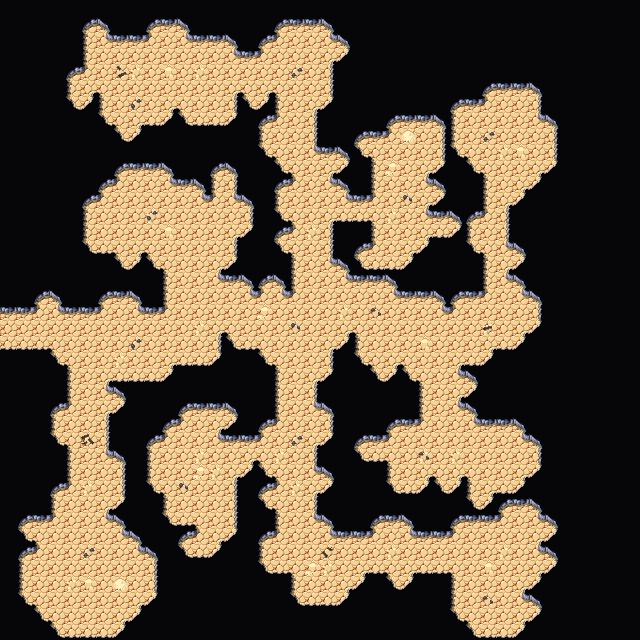

This game map was drawn from its Tiled (.tmx) file and the tilesets committed beside it. A one-line description and the trimmed map source follow:
An orthogonal 40x40 tile map with 16x16 px tiles, 4 tile layers (Collision, Background, Walls, Clutter), 2 tilesets and 1 object.

<map version="1.5" tiledversion="1.7.2" orientation="orthogonal" renderorder="right-down" width="40" height="40" tilewidth="16" tileheight="16" infinite="0" nextlayerid="7" nextobjectid="62">
 <editorsettings>
  <export target="wastetown..tmx" format="tmx" />
 </editorsettings>
 <tileset firstgid="1" source="../../../tileset/main.tsx" />
 <tileset firstgid="3477" source="../../../tileset/buildings.tsx" />
 <layer id="6" name="Collision" width="40" height="40">
  <data>[1600 cells, 0 non-empty, 0 distinct tile ids]</data>
 </layer>
 <layer id="1" name="Background" width="40" height="40">
  <data>[1600 cells, 1600 non-empty, 1 distinct tile ids]</data>
 </layer>
 <layer id="2" name="Walls" width="40" height="40">
  <data>[1600 cells, 1259 non-empty, 18 distinct tile ids]</data>
 </layer>
 <layer id="3" name="Clutter" width="40" height="40">
  <properties>
   <property name="spriteLayer" type="bool" value="true" />
  </properties>
  <data>[1600 cells, 38 non-empty, 12 distinct tile ids]</data>
 </layer>
 <objectgroup id="4" name="Objects">
  <object id="59" template="../../../obj/door_right.tx" x="0.66667" y="335.833">
   <properties>
    <property name="teleport" value="../common/maps/map/cave/cave_multilevel_4/cave_23F9.tmx" />
    <property name="teleportObjectId" value="60" />
   </properties>
  </object>
 </objectgroup>
</map>
